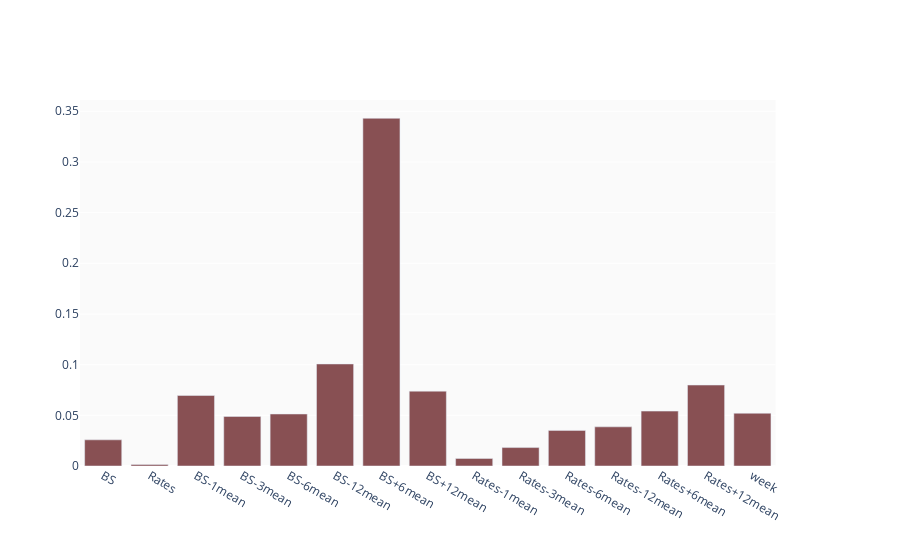

The notebook cell this image was saved under:
### Code cell
import plotly.graph_objects as go
from plotly.subplots import make_subplots

fig = make_subplots(specs=[[{"secondary_y": True}]])

fig.add_trace(go.Bar(
    x=scaled_cols[:-1],
    y=model.feature_importances_,
    marker_color=colors[1],
    name='Forecast',
))



fig.update_layout(
    paper_bgcolor='white',
    plot_bgcolor='#fafafa',
    hovermode='closest',
    title="",
    xaxis = dict(
        title=""
    ),
    yaxis = dict(
        title=""
    ),
    showlegend=False)

fig.show()

### Figure 1 — Plotly figure (JSON) as saved in the notebook; plotly's stock layout.template omitted (floating-point values rounded to 4 significant figures)
{"data": [{"marker": {"color": "#885053"}, "name": "Forecast", "type": "bar", "x": ["BS", "Rates", "BS-1mean", "BS-3mean", "BS-6mean", "BS-12mean", "BS+6mean", "BS+12mean", "Rates-1mean", "Rates-3mean", "Rates-6mean", "Rates-12mean", "Rates+6mean", "Rates+12mean", "week"], "y": [0.02582, 0.001478, 0.06955, 0.04885, 0.0513, 0.1007, 0.343, 0.07385, 0.00745, 0.01818, 0.03514, 0.03863, 0.05414, 0.07986, 0.05203]}], "layout": {"hovermode": "closest", "paper_bgcolor": "white", "plot_bgcolor": "#fafafa", "showlegend": false, "title": {"text": ""}, "xaxis": {"anchor": "y", "domain": [0, 0.94], "title": {"text": ""}}, "yaxis": {"anchor": "x", "domain": [0, 1], "title": {"text": ""}}, "yaxis2": {"anchor": "x", "overlaying": "y", "side": "right"}}}
